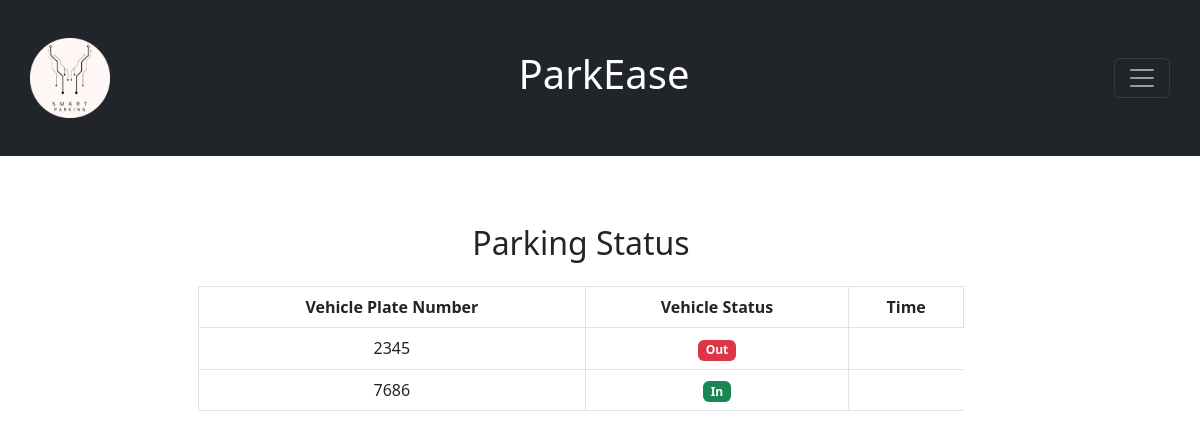
Page / (signed in) on the earlier database version.
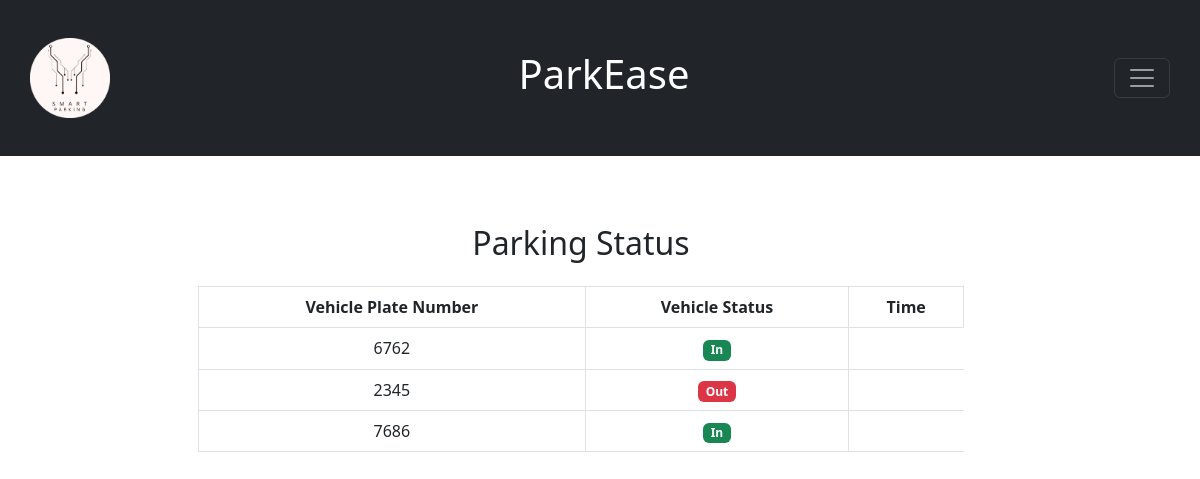
Same page on the later database version.
### main_project/main.py (models this page shows)
class Vehicle(db.Model):
    __tablename__ ='vehicles'
    rfid_no = db.Column(db.Integer, primary_key=True)
    vehicle_name = db.Column(db.String(80), nullable=False)
    vehicle_type = db.Column(db.String(80), nullable=False)
    vehicle_plate = db.Column(db.String(80), nullable=False)
    owner_id = db.Column(db.Integer, db.ForeignKey("users.id"))
    vehicle_status = db.Column(db.Boolean, nullable=False)

### main_project/main.py (the view)
@parking_system.route("/")
def home():
    vehicle_list = Vehicle.query.all()  # Get all vehicle information from table.
    return render_template('index.html', user_logged_in=current_user.is_authenticated, v_list=vehicle_list)

### main_project/main.py (called while the page is built)
@login_manager.user_loader
def load_user(user_id):
    return User.query.get(int(user_id))

### main_project/templates/index.html (shortened to what this page needs)
{% include "header.html" %}
<div class="container-fluid mt-5">
    <div class="row">
        <main class="container-fluid mt-5">
            <div class="row">
                <div class="col-12 col-lg-10">
                    {% if user_logged_in: %}
                    <br><br>
                    <div class="table-div">
                        <h2 class="text-center mb-4">Parking Status</h2>
                        <div class="table-responsive">
                            <table class="table table-hover table-bordered">
                                <thead>
                                    <tr>
                                        <th scope="col">Vehicle Plate Number</th>
                                        <th scope="col">Vehicle Status</th>
                                        <th scope="col">Time</th>
                                    </tr>
                                </thead>
                                <tbody>
                                    {% for vehicle in v_list: %}
                                    {% if owner_id == user_id: %}
                                    <tr>
                                        <td>{{ vehicle.vehicle_plate }}</td>
                                        {% if vehicle.vehicle_status == True: %}
                                        <td><span class="badge bg-success">In</span></td>
                                        {% else: %}
                                        <td><span class="badge bg-danger">Out</span></td>
                                        {% endif %}
                                    </tr>
                                    {% endif %}
                                    {% endfor %}
                                </tbody>
                            </table>
                        </div>
                        {% endif %}
                </div>
            </div>
        </main>
    </div>
</div>

### main_project/templates/header.html (shortened to what this page needs)
<!DOCTYPE html>
<html lang="en">
<head>
    <link href="https://cdn.jsdelivr.net/npm/bootstrap@5.2.0/dist/css/bootstrap.min.css" rel="stylesheet">
    <link rel="stylesheet" href="..\static\styles\style.css">
</head>
<body>
    <nav class="navbar navbar-dark bg-dark fixed-top">
        <div class="container-fluid">
            <img src="../static//images/smart-modified.png" height="80px" width="80px" alt="">
            <a class="navbar-brand" href="{{ url_for('home') }}"><h1>ParkEase</h1></a>
            {% if user_logged_in: %}
            <button class="navbar-toggler" type="button" data-bs-toggle="offcanvas" data-bs-target="#offcanvasDarkNavbar" aria-controls="offcanvasDarkNavbar" aria-label="Toggle navigation">
                <span class="navbar-toggler-icon"></span>
            </button>
            {% endif %}
        </div>
      </nav>
</body>
</html>

### main_project/static/styles/style.css (style rules this page uses)
.container-fluid { padding: 30px; }
.navbar-brand { align-items: center; text-align: center; align-content: center; }
.table-div { align-items: center; text-align: center; justify-content: center; align-self: center; margin-top: 20px; margin-bottom: 20px; margin-left: 150px; margin-right: auto; }

Differences in the rows shown:
added Vehicle: vehicle_plate "6762", vehicle_status "In"
